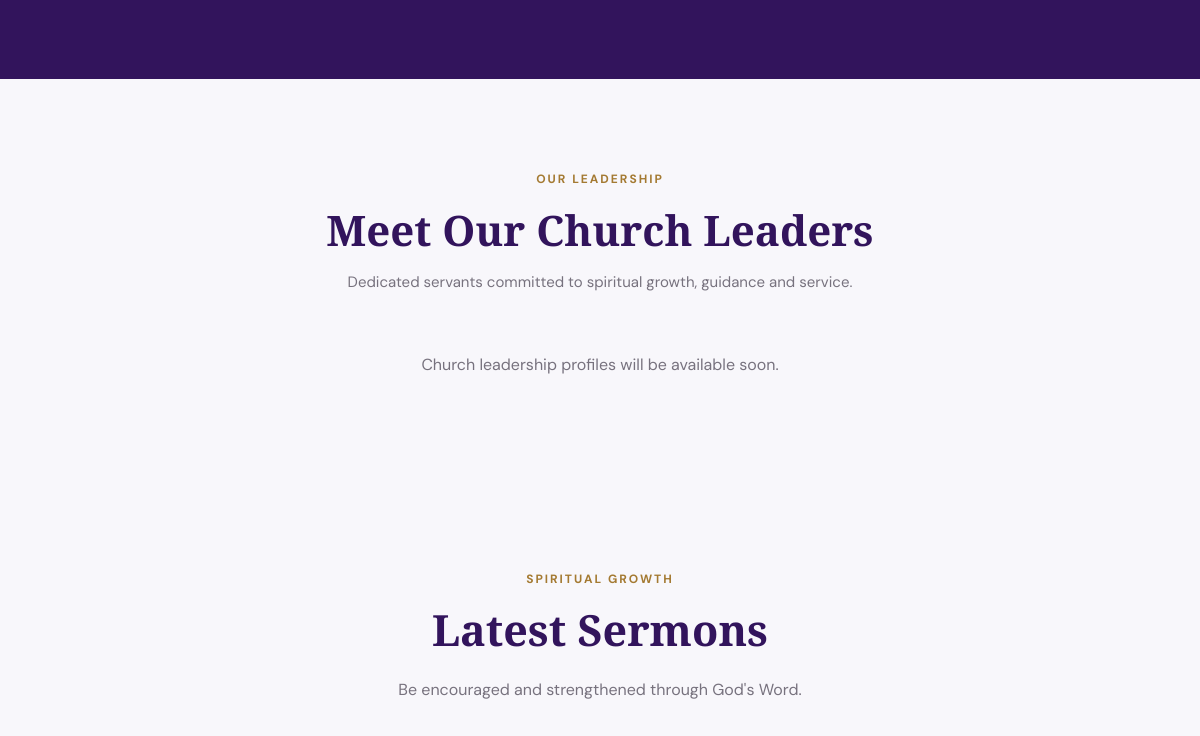
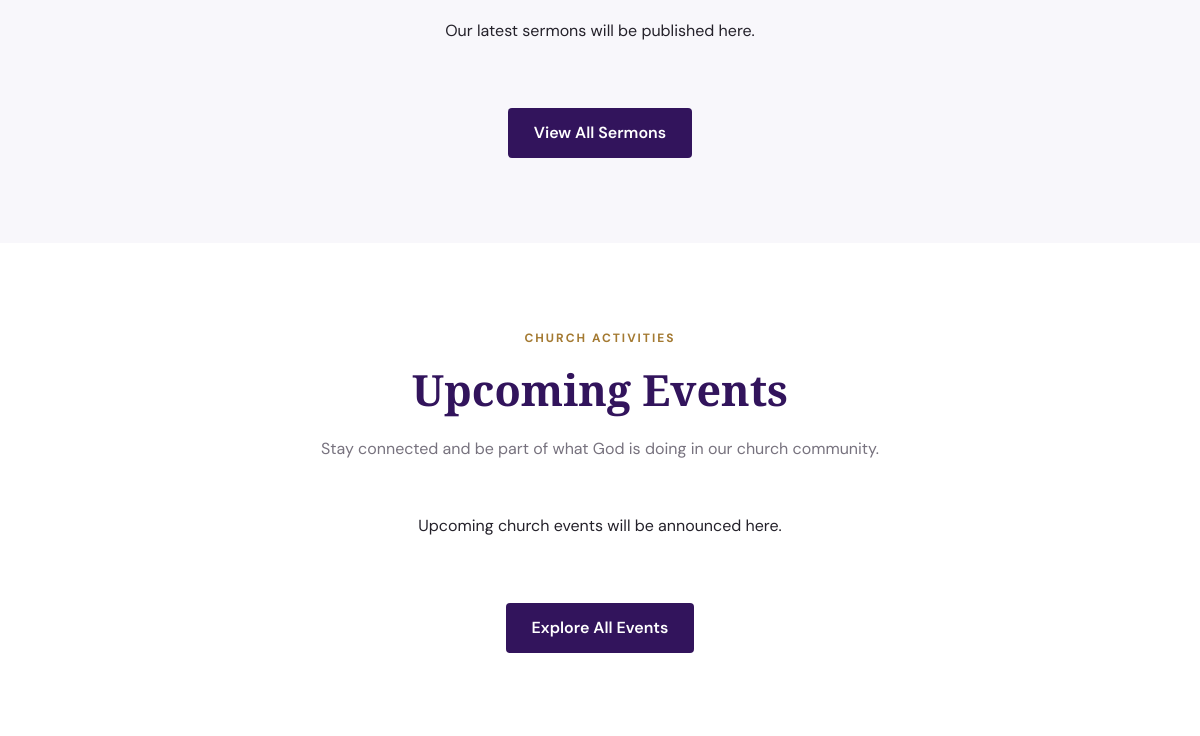
Before: / (middle part) with the older database file (2 pictures, top to bottom).
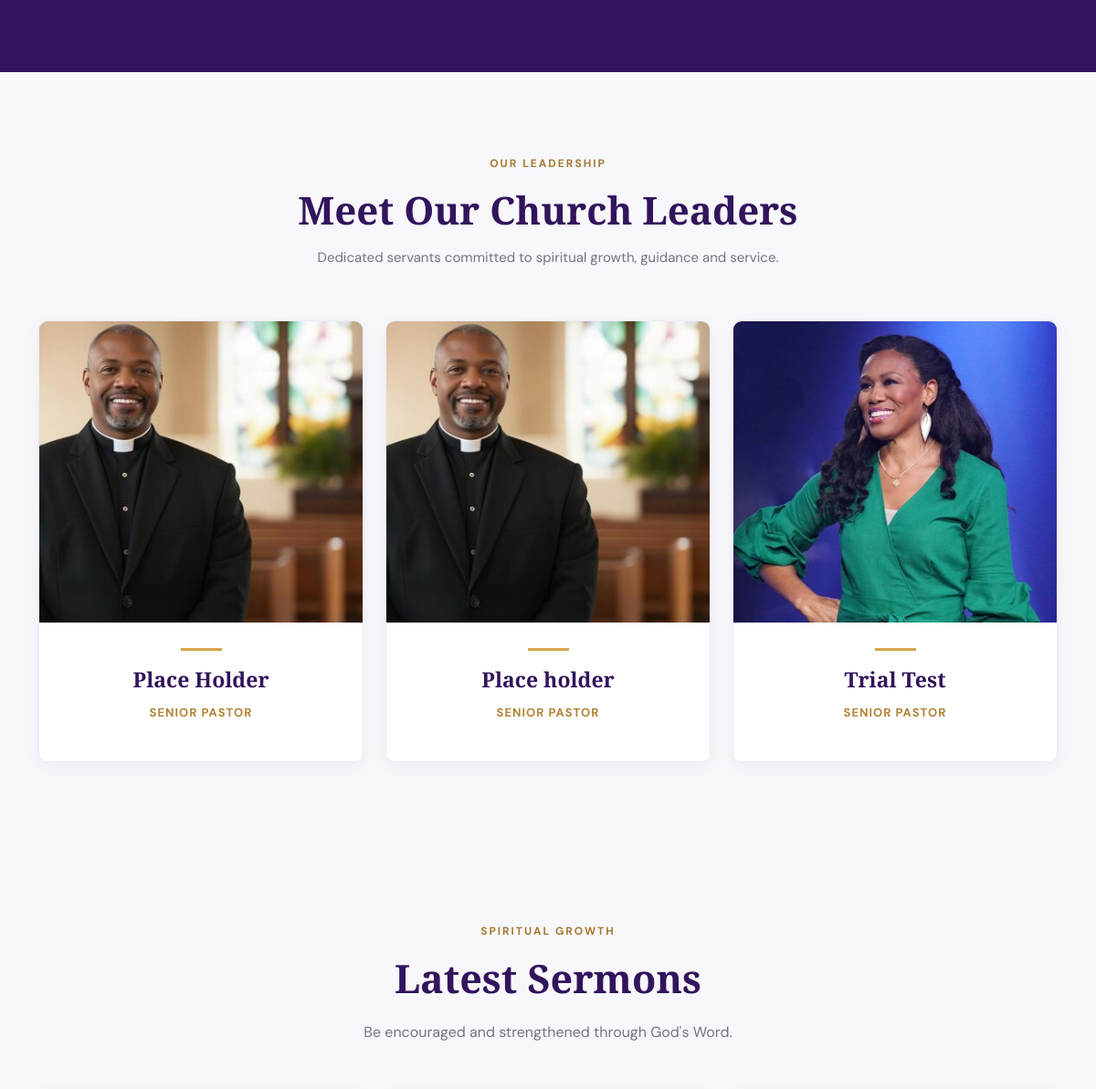
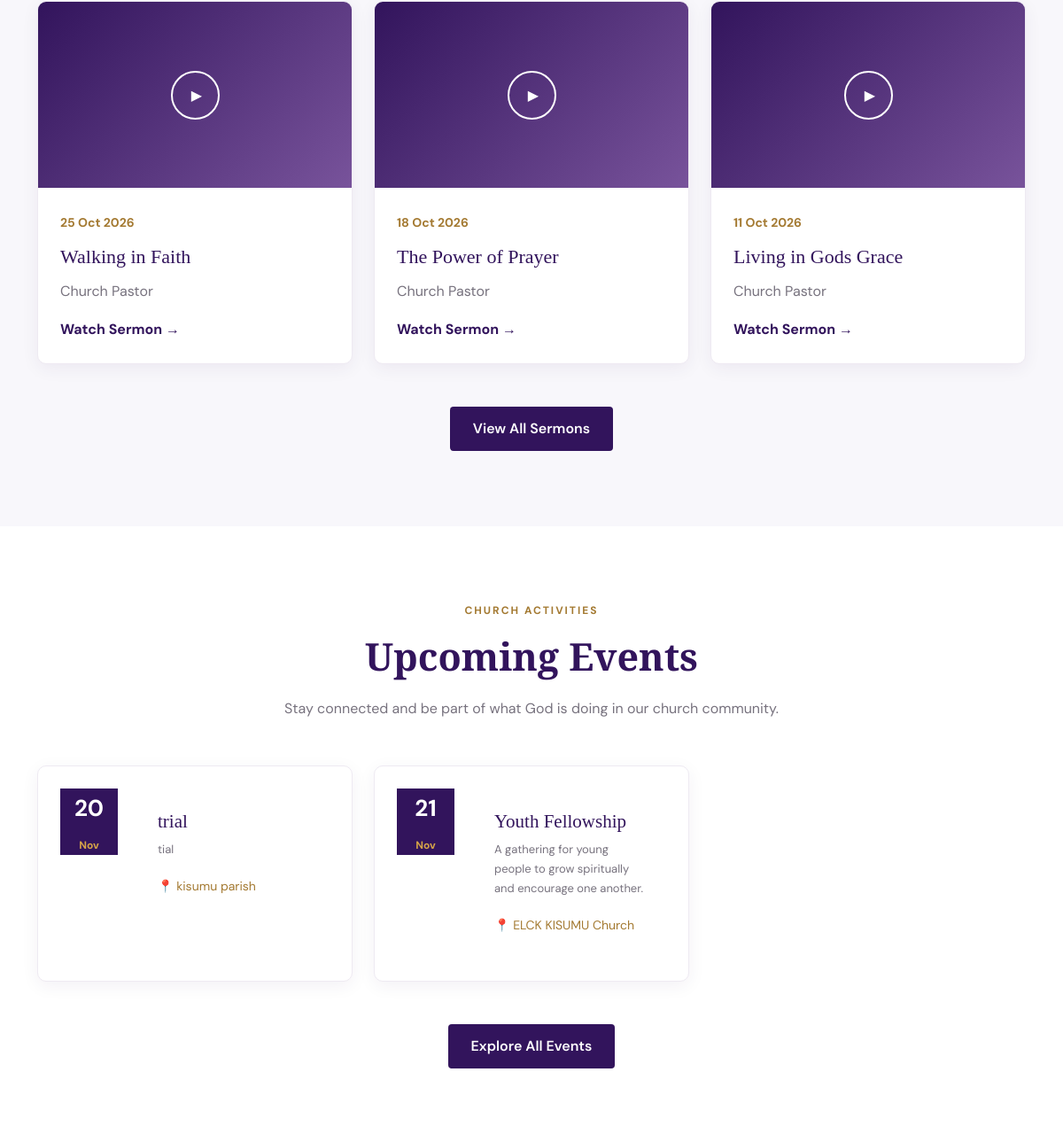
After: the same page with the newer database file (2 pictures, top to bottom).
### tables this page shows
CREATE TABLE `leaders` (
  `id` int(11) NOT NULL,
  `full_name` varchar(150) NOT NULL,
  `position` varchar(150) NOT NULL,
  `biography` text DEFAULT NULL,
  `photo` varchar(255) DEFAULT NULL,
  `created_at` timestamp NOT NULL DEFAULT current_timestamp()
);

CREATE TABLE `sermons` (
  `id` int(11) NOT NULL,
  `title` varchar(200) NOT NULL,
  `preacher` varchar(150) DEFAULT NULL,
  `description` text DEFAULT NULL,
  `video_url` varchar(500) DEFAULT NULL,
  `sermon_date` date DEFAULT NULL,
  `created_at` timestamp NOT NULL DEFAULT current_timestamp()
);

CREATE TABLE `events` (
  `id` int(11) NOT NULL,
  `title` varchar(200) NOT NULL,
  `description` text DEFAULT NULL,
  `event_date` datetime DEFAULT NULL,
  `location` varchar(200) DEFAULT NULL,
  `image` varchar(255) DEFAULT NULL,
  `created_at` timestamp NOT NULL DEFAULT current_timestamp()
);

### index.php (the view, shortened to what the changed rows need)
<?php
require_once 'config/database.php';
require_once 'includes/header.php';
$stmt = $pdo->query("
    SELECT * FROM sermons
    ORDER BY sermon_date DESC
    LIMIT 3
");
$sermons = $stmt->fetchAll();
$stmt = $pdo->query("
    SELECT * FROM events
    WHERE event_date >= NOW()
    ORDER BY event_date ASC
    LIMIT 3
");
$events = $stmt->fetchAll();
$stmt = $pdo->query("
    SELECT * FROM leaders
    ORDER BY id ASC
    LIMIT 3
");
$leaders = $stmt->fetchAll();
?>
<section class="leadership-section">
    <div class="container">
        <div class="section-heading text-center">
            <h2 class="section-title">
                Meet Our Church Leaders
            </h2>
        </div>
        <div class="row g-4">
            <?php if ($leaders): ?>
                <?php foreach ($leaders as $leader): ?>
                    <div class="col-md-4">
                        <div class="leader-card">
                            <?php if (!empty($leader['photo'])): ?>
                                <img
                                    src="uploads/<?= htmlspecialchars($leader['photo']) ?>"
                                    alt="<?= htmlspecialchars($leader['full_name']) ?>"
                                    class="leader-image"
                                >
                            <?php else: ?>
                                <div class="leader-placeholder">
                                    ✝
                                </div>
                            <?php endif; ?>
                            <div class="leader-details">
                                <h4>
                                    <?= htmlspecialchars($leader['full_name']) ?>
                                </h4>
                                <span>
                                    <?= htmlspecialchars($leader['position']) ?>
                                </span>
                            </div>
                        </div>
                    </div>
                <?php endforeach; ?>
            <?php else: ?>
                <div class="col-12 text-center">
                    <p>Church leadership profiles will be available soon.</p>
                </div>
            <?php endif; ?>
        </div>
    </div>
</section>
<section class="sermons-section">
    <div class="container">
        <div class="section-heading text-center">
            <h2 class="section-title">
                Latest Sermons
            </h2>
        </div>
        <div class="row g-4">
            <?php if ($sermons): ?>
                <?php foreach ($sermons as $sermon): ?>
                    <div class="col-md-4">
                        <div class="sermon-card">
                            <div class="sermon-image">
                                <span>▶</span>
                            </div>
                            <div class="sermon-content">
                                <small>
                                    <?= !empty($sermon['sermon_date'])
                                        ? date('d M Y', strtotime($sermon['sermon_date']))
                                        : 'Sermon' ?>
                                </small>
                                <h4>
                                    <?= htmlspecialchars($sermon['title']) ?>
                                </h4>
                                <p>
                                    <?= htmlspecialchars($sermon['preacher'] ?? '') ?>
                                </p>
                                <a href="sermons.php">
                                    Watch Sermon →
                                </a>
                            </div>
                        </div>
                    </div>
                <?php endforeach; ?>
            <?php else: ?>
                <div class="col-12 text-center">
                    <p>Our latest sermons will be published here.</p>
                </div>
            <?php endif; ?>
        </div>
    </div>
</section>
<section class="events-section">
    <div class="container">
        <div class="section-heading text-center">
            <h2 class="section-title">
                Upcoming Events
            </h2>
        </div>
        <div class="row g-4">
            <?php if ($events): ?>
                <?php foreach ($events as $event): ?>
                    <div class="col-md-4">
                        <div class="event-card">
                            <div class="event-date">
                                <?= date('d', strtotime($event['event_date'])) ?>
                                <small>
                                    <?= date('M', strtotime($event['event_date'])) ?>
                                </small>
                            </div>
                            <div class="event-content">
                                <h4>
                                    <?= htmlspecialchars($event['title']) ?>
                                </h4>
                                <p>
                                    <?= htmlspecialchars($event['description'] ?? '') ?>
                                </p>
                                <small>
                                    📍 <?= htmlspecialchars($event['location'] ?? 'Kisumu') ?>
                                </small>
                            </div>
                        </div>
                    </div>
                <?php endforeach; ?>
            <?php else: ?>
                <div class="col-12 text-center">
                    <p>Upcoming church events will be announced here.</p>
                </div>
            <?php endif; ?>
        </div>
    </div>
</section>

Changed rows visible on the page:
added leaders: photo (picture), full_name "Place Holder", position "SENIOR PASTOR"
added leaders: photo (picture), full_name "Place holder", position "SENIOR PASTOR"
added leaders: photo (picture), full_name "Trial Test", position "SENIOR PASTOR"
added sermons: sermon_date "25 Oct 2026", title "Walking in Faith", preacher "Church Pastor"
added sermons: sermon_date "18 Oct 2026", title "The Power of Prayer", preacher "Church Pastor"
added sermons: sermon_date "11 Oct 2026", title "Living in Gods Grace", preacher "Church Pastor"
added events: event_date "20", event_date "Nov", title "trial", description "tial", location "kisumu parish"
added events: event_date "21", event_date "Nov", title "Youth Fellowship", description "A gathering for young people to grow spiritually and encourage one another.", location "ELCK KISUMU Church"
Other visible differences:
text no longer shown: "Church leadership profiles will be available soon. Our latest sermons will be published here. Upcoming church events will be announced here."
